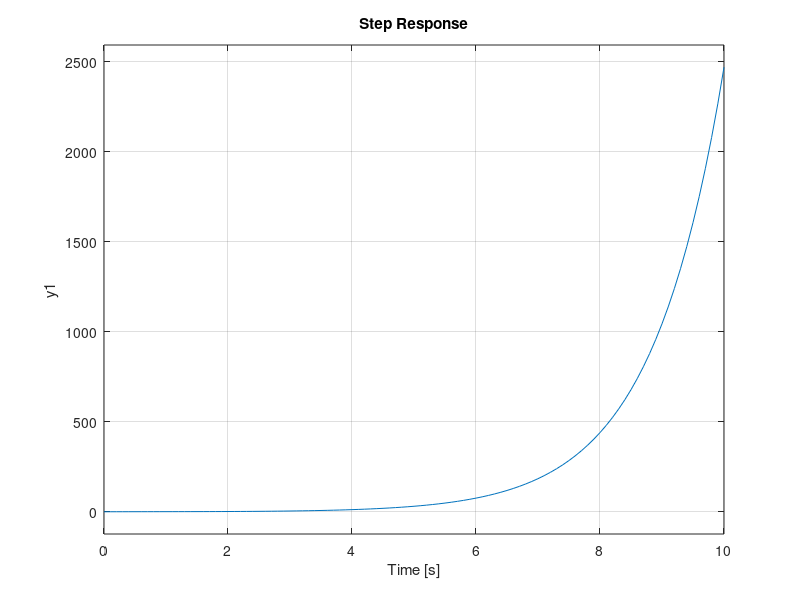

This chart was generated by the following MATLAB code:
clc
clear all
close all


s = tf('s');

%Funcion 1

H1 = 8/(6*s+2);
H1_Lazo=feedback(H1,1);
[y1,t1]=step(H1);
[y1_Lazo,t1_Lazo]=step(H1_Lazo);

%subplot(2,1,1),plot(t1,y1,'b',t1_Lazo,y1_Lazo,'r')
%subplot(2,1,2), pzmap(H1,'b',H1_Lazo,'r')




%Calculo de la ganancia estatica, polos y ceros
N1= [8];
D1= [6 2];
[ceros1,polos1,gan1] = tf2zp (N1,D1);

N1_Lazo= [8];
D1_Lazo= [6 19];
[ceros1_Lazo,polos1_Lazo,gan1_Lazo] = tf2zp (N1_Lazo,D1_Lazo);

%pzmap(H1)

%Funcion 2
H2 = (5*s^2 + 7*s + 1) / (s^2 + 6*s + 3);
H2_Lazo=feedback(H2,1);
%step(H2)
%step(H2_Lazo)


%Calculo de la ganancia estatica, polos y ceros
N2= [5 7 1];
D2= [1 6 3];
[ceros2,polos2,gan2] = tf2zp (N2,D2);

N2_Lazo= [5 7 1];
D2_Lazo= [1 13 4];
[ceros2_Lazo,polos2_Lazo,gan2_Lazo] = tf2zp (N2_Lazo,D2_Lazo);

%pzmap(H2)



%Pregunta 2


Fcn1 = (4*s)/(10*s^2 + 4);
Fcn2 = 3/(6* s + 16);
Fcn3 = (4*s + 10)/( 4* s^3 + 9* s^2 + 5*s);
Fcn4 = 1/( 7*s + 10);
Fcn5 = (8*s + 8)/( s^3 + 2* s^2 + 3*s);
Fcn6 = (3*s + 2)/(5* s^2 + 7*s + 10);
 
% se realiza el feedback consigo misma, ademas de ser postivo
% debido a esto se añade el +1
Fcn3_feed = feedback (Fcn3,1,+1);

% se realiza la conexion en serie que surge en
% feedback con H4 y feedback con H5
Fcn4_ser = Fcn3_feed * Fcn4;
Fcn5_ser = Fcn3_feed * Fcn5;

% Se aplica el sumador 2 entre las 2 conexiones en serie anteriores
sum2 = Fcn4_ser + Fcn5_ser;

%Se realiza la conexion en serie del sumador 2 con la funcion 6
Fcn6_ser = sum2 * Fcn6;

% finalmente se aplica el sumador 3, donde se unen funcion 1, funcion 2 y
% la conexion en serie calculada anteriormente

H_final= Fcn1 + Fcn2 + Fcn6_ser;

%Se le aplicara un escalon como entrada
step(H_final, 10);

H_final


